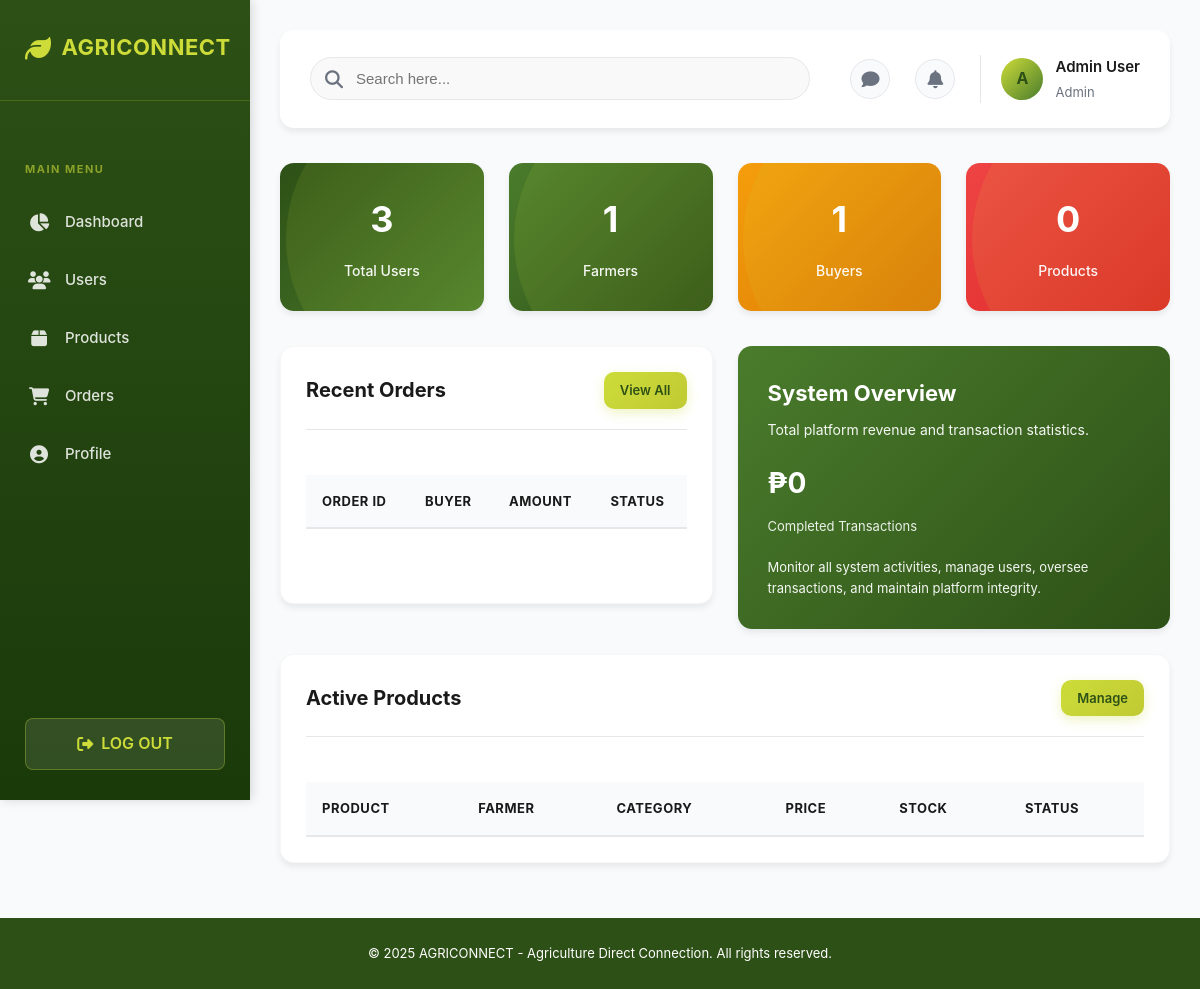
The page /pages/dashboard/admin-dashboard.php (signed in) on the database its author committed.
### tables this page shows
CREATE TABLE users (
    user_id INT PRIMARY KEY AUTO_INCREMENT,
    username VARCHAR(50) UNIQUE NOT NULL,
    email VARCHAR(100) UNIQUE NOT NULL,
    password VARCHAR(255) NOT NULL,
    full_name VARCHAR(100) NOT NULL,
    phone VARCHAR(15),
    address TEXT,
    role ENUM('admin', 'farmer', 'buyer') NOT NULL,
    profile_image VARCHAR(255),
    is_active BOOLEAN DEFAULT TRUE,
    created_at TIMESTAMP DEFAULT CURRENT_TIMESTAMP,
    updated_at TIMESTAMP DEFAULT CURRENT_TIMESTAMP ON UPDATE CURRENT_TIMESTAMP
);

### includes/auth-check.php (called while the page is built, shortened)
<?php
include_once($_SERVER['DOCUMENT_ROOT'] . '/agriconnect/config/db.php');
$user_id = $_SESSION['user_id'];
$query = "SELECT u.* FROM users u WHERE u.user_id = ?";
$stmt = $conn->prepare($query);
$stmt->bind_param("i", $user_id);
$stmt->execute();
$result = $stmt->get_result();
$current_user = $result->fetch_assoc();
?>

### pages/dashboard/admin-dashboard.php (the view, shortened to what this page needs)
<?php
include_once($_SERVER['DOCUMENT_ROOT'] . '/agriconnect/includes/auth-check.php');
include_once($_SERVER['DOCUMENT_ROOT'] . '/agriconnect/includes/header.php');
$stats = [];
$query = "SELECT COUNT(*) as total FROM users";
$result = $conn->query($query);
$stats['total_users'] = $result->fetch_assoc()['total'];
$query = "SELECT COUNT(*) as total FROM farmers";
$result = $conn->query($query);
$stats['total_farmers'] = $result->fetch_assoc()['total'];
$query = "SELECT COUNT(*) as total FROM buyers";
$result = $conn->query($query);
$stats['total_buyers'] = $result->fetch_assoc()['total'];
$query = "SELECT COUNT(*) as total FROM products";
$result = $conn->query($query);
$stats['total_products'] = $result->fetch_assoc()['total'];
$query = "SELECT COUNT(*) as total FROM orders";
$result = $conn->query($query);
$stats['total_orders'] = $result->fetch_assoc()['total'];
$query = "SELECT COALESCE(SUM(total_amount), 0) as revenue FROM orders WHERE order_status = 'delivered'";
$result = $conn->query($query);
$stats['total_revenue'] = $result->fetch_assoc()['revenue'];
?>
<div class="main-wrapper">
    <?php include_once($_SERVER['DOCUMENT_ROOT'] . '/agriconnect/includes/sidebar.php'); ?>
    <div class="main-content">
        <div class="top-bar">
            <div class="top-bar-left">
                <div class="search-container">
                    <i class="fas fa-search"></i>
                    <input type="text" placeholder="Search here...">
                </div>
            </div>
            <div class="top-bar-right">
                <div class="message-icon">
                    <i class="fas fa-comment"></i>
                </div>
                <div class="notification-bell">
                    <i class="fas fa-bell"></i>
                </div>
                <div class="user-info">
                    <div class="user-avatar"><?php echo strtoupper(substr($current_user['full_name'], 0, 1)); ?></div>
                    <div class="user-details">
                        <h3><?php echo $current_user['full_name']; ?></h3>
                        <p><?php echo ucfirst($current_user['role']); ?></p>
                    </div>
                </div>
            </div>
        </div>
        <div class="stats-grid">
            <div class="stat-card">
                <div class="stat-card-content">
                    <h3><?php echo $stats['total_users']; ?></h3>
                    <p>Total Users</p>
                </div>
            </div>
            <div class="stat-card" style="background: linear-gradient(135deg, #4a7c2c, #2d5016);">
                <div class="stat-card-content">
                    <h3><?php echo $stats['total_farmers']; ?></h3>
                    <p>Farmers</p>
                </div>
            </div>
            <div class="stat-card" style="background: linear-gradient(135deg, #f59e0b, #d97706);">
                <div class="stat-card-content">
                    <h3><?php echo $stats['total_buyers']; ?></h3>
                    <p>Buyers</p>
                </div>
            </div>
            <div class="stat-card" style="background: linear-gradient(135deg, #ef4444, #dc2626);">
                <div class="stat-card-content">
                    <h3><?php echo $stats['total_products']; ?></h3>
                    <p>Products</p>
                </div>
            </div>
        </div>
        <div style="display: grid; grid-template-columns: 1fr 1fr; gap: 25px; margin-bottom: 25px;">
            <div class="card">
                <div class="card-header">
                    <h2>Recent Orders</h2>
                    <a href="/agriconnect/pages/orders/view-orders.php" class="btn btn-primary" style="padding: 8px 16px; font-size: 13px;">View All</a>
                </div>
                <div class="table-responsive">
                    <table>
                        <thead>
                            <tr>
                                <th>Order ID</th>
                                <th>Buyer</th>
                                <th>Amount</th>
                                <th>Status</th>
                            </tr>
                        </thead>
                    </table>
                </div>
            </div>
            <div class="illustration-card">
                <div class="illustration-card-header">
                    <h3>System Overview</h3>
                    <p class="illustration-card-description">Total platform revenue and transaction statistics.</p>
                </div>
                <div style="margin-top: 15px;">
                    <p style="font-size: 28px; font-weight: 700; margin: 10px 0;">₱<?php echo number_format($stats['total_revenue'], 0); ?></p>
                    <p style="font-size: 13px; opacity: 0.9;">Completed Transactions</p>
                </div>
                <p style="margin-top: 20px; font-size: 13px; line-height: 1.6; opacity: 0.95;">
                    Monitor all system activities, manage users, oversee transactions, and maintain platform integrity.
                </p>
            </div>
        </div>
        <div class="card">
            <div class="card-header">
                <h2>Active Products</h2>
                <a href="/agriconnect/pages/products/view-products.php" class="btn btn-primary" style="padding: 8px 16px; font-size: 13px;">Manage</a>
            </div>
            <div class="table-responsive">
                <table>
                    <thead>
                        <tr>
                            <th>Product</th>
                            <th>Farmer</th>
                            <th>Category</th>
                            <th>Price</th>
                            <th>Stock</th>
                            <th>Status</th>
                        </tr>
                    </thead>
                </table>
            </div>
        </div>
    </div>
</div>
<?php include_once($_SERVER['DOCUMENT_ROOT'] . '/agriconnect/includes/footer.php'); ?>

### rows shown on the page
users: full_name "A", full_name "Admin User", role "Admin"

### other values the page prints
$stats['total_users'] "3"
$stats['total_farmers'] "1"
$stats['total_buyers'] "1"
$stats['total_products'] "0"
$stats['total_revenue'] "0"
